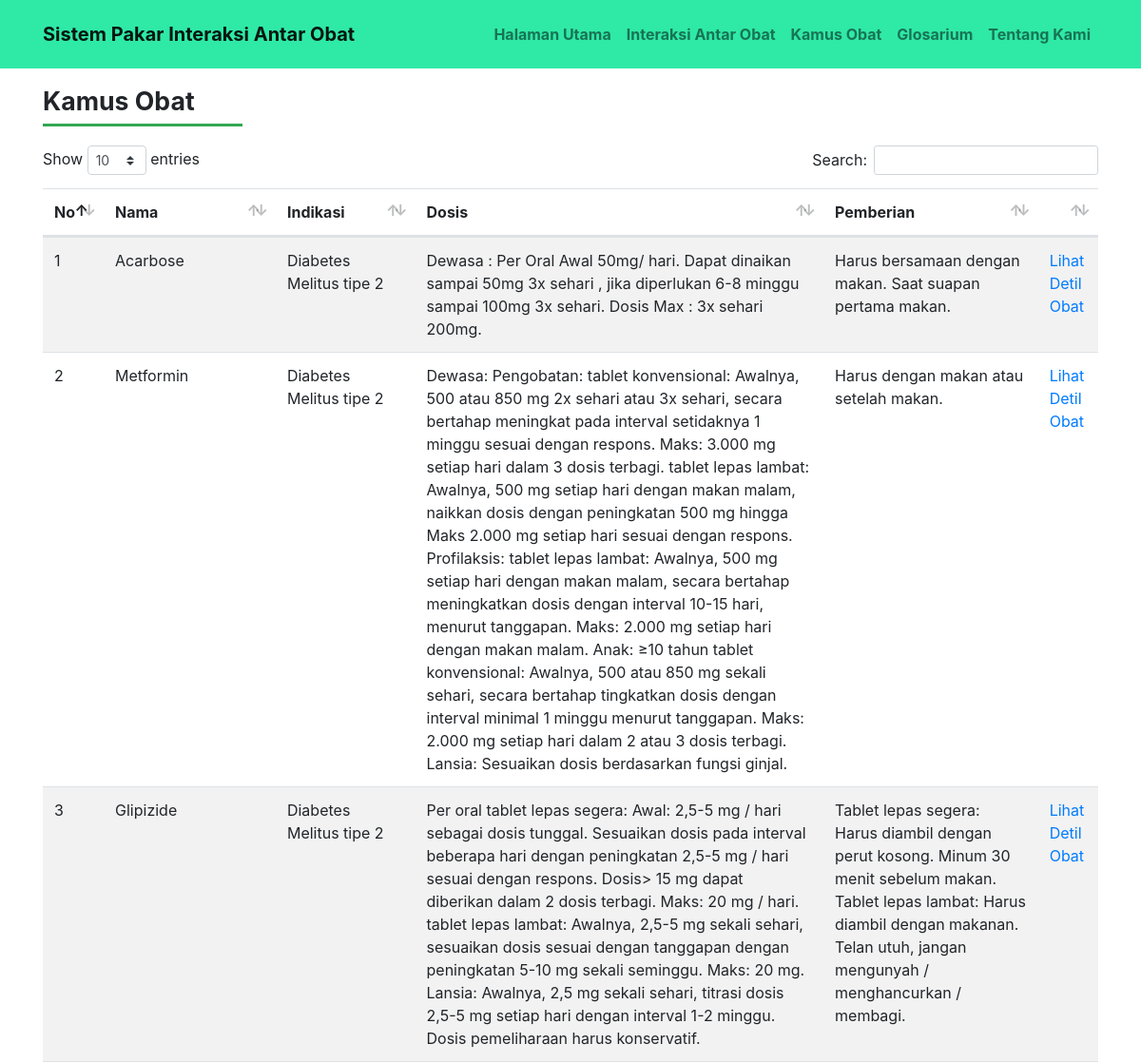
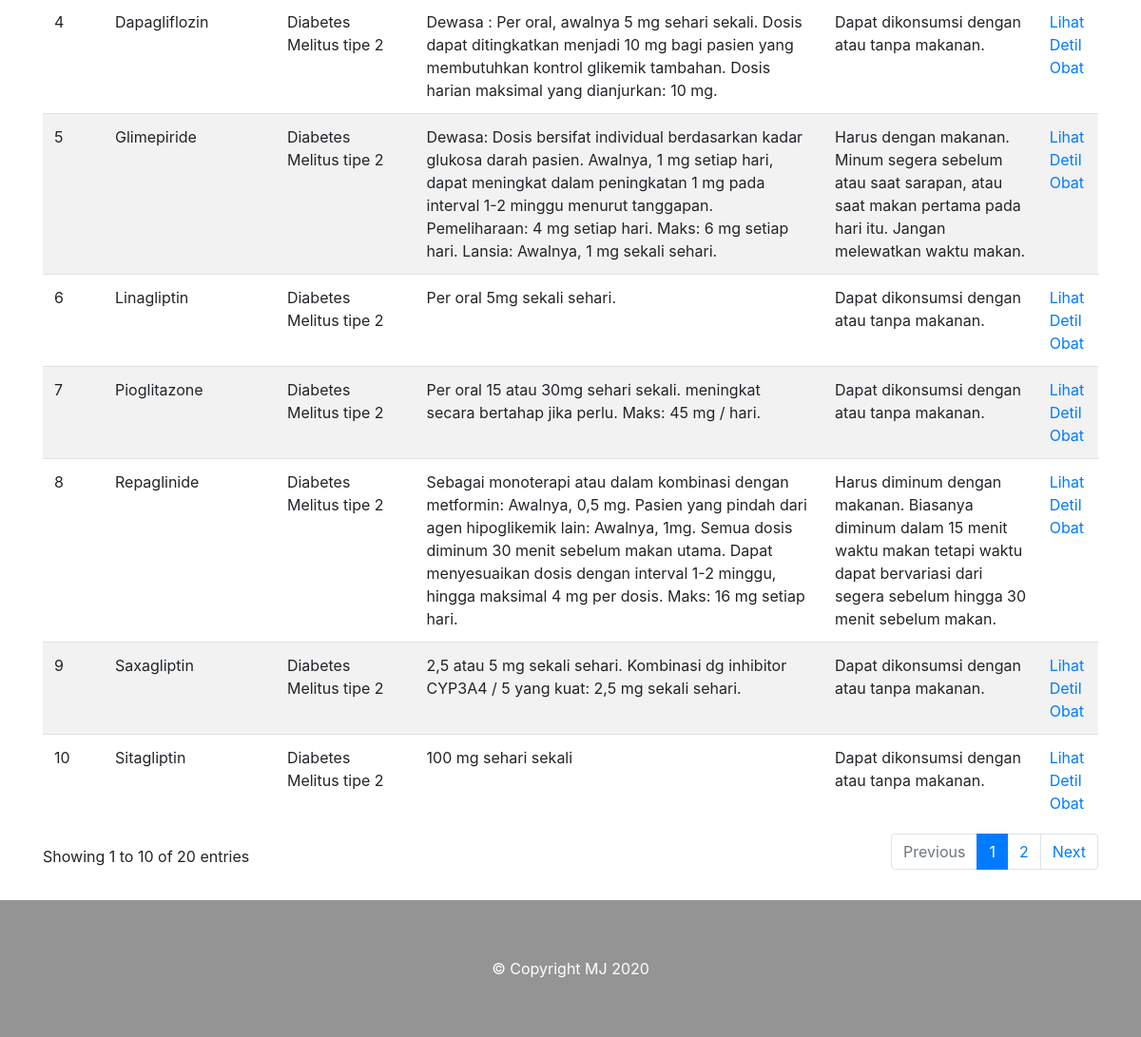
The page /kamus.php on the database its author committed (2 pictures, top to bottom).
### tables this page shows
CREATE TABLE `obat` (
  `kode_obat` int(11) NOT NULL,
  `nama_obat` varchar(20) NOT NULL,
  `gol_obat` varchar(25) NOT NULL,
  `indikasi` text NOT NULL,
  `dosis` text NOT NULL,
  `pemberian` text NOT NULL,
  `kontraindikasi` text NOT NULL,
  `efeksamping` text NOT NULL,
  `hamilbusui` text NOT NULL,
  `interaksi_obat` text NOT NULL,
  `mekanisme_obat` text NOT NULL
);

### kamus.php (the view)
<?php include_once "_part/header.php" ?>
	<?php
		include './_part/koneksi.php';
	?>
  <div class="container">
    <div class="content">
      <h1 class="judul">Kamus Obat</h1>
		  <hr class="garis-judul"/>
    	<table id="tabel-kamus" class="table table-striped">
        <thead>
        	<tr>
        		<th>No</th>
        		<th>Nama</th>
        		<th>Indikasi</th>
        		<th>Dosis</th>
        		<th>Pemberian</th>
            <th></th>
        	</tr>
        </thead>
        <tbody>
      	<?php
        $sql = "SELECT * FROM obat";
        $row = $koneksi->prepare($sql);
        $row->execute();
        $hasil = $row->fetchAll(PDO::FETCH_OBJ);
      	$no = 0;
      	foreach($hasil as $isi){
          $no++;
      	?>
        	<tr>
        		<td><?php echo $no; ?></td>
        		<td><?php echo $isi->nama_obat; ?></td>
        		<td><?php echo $isi->indikasi; ?></td>
        		<td><?php echo $isi->dosis; ?></td>
        		<td><?php echo $isi->pemberian; ?></td>
        		<td><a href="detil.php?kode_obat=<?php echo $isi->kode_obat; ?>">Lihat Detil Obat</a></td>
          	</tr>
        	<?php } ?>
        </tbody>
    	</table>
    </div>
  </div>
<?php include_once "_part/footer.php" ?>

### assets/css/style.css (style rules this page uses)
html { scroll-behavior: smooth; }
.content { padding: 30px 0; }
.content .judul { margin-top: 60px; font-size: 20pt; font-weight: bold; }
.content .garis-judul { width: 210px; padding-bottom: 20px; margin: 0; border-top: 3px solid #32a852; }

### rows shown on the page
obat: nama_obat "Acarbose", indikasi "Diabetes Melitus tipe 2", dosis "Dewasa : Per Oral Awal 50mg/ hari. Dapat dinaikan sampai 50mg 3x sehari , jika diperlukan 6-8 minggu sampai 100mg 3x sehari. Dosis Max : 3x sehari 200mg.", pemberian "Harus bersamaan dengan makan. Saat suapan pertama makan."
obat: nama_obat "Metformin", indikasi "Diabetes Melitus tipe 2", dosis "Dewasa: Pengobatan: tablet konvensional: Awalnya, 500 atau 850 mg 2x sehari atau 3x sehari, secara bertahap meningkat pada interval setidaknya 1 minggu sesuai dengan respons. Maks: 3.000 mg setiap hari dalam 3 dosis terbagi. tablet lepas lambat: Awalnya, 500 mg setiap hari dengan makan malam, naikkan dosis dengan peningkatan 500 mg hingga Maks 2.000 mg setiap hari sesuai dengan respons. Profilaksis: tablet lepas lambat: Awalnya, 500 mg setiap hari dengan makan malam, secara bertahap meningkatkan dosis dengan interval 10-15 hari, menurut tanggapan. Maks: 2.000 mg setiap hari dengan makan malam. Anak: ≥10 tahun tablet konvensional: Awalnya, 500 atau 850 mg sekali sehari, secara bertahap…", pemberian "Harus dengan makan atau setelah makan."
obat: nama_obat "Glipizide", indikasi "Diabetes Melitus tipe 2", dosis "Per oral tablet lepas segera: Awal: 2,5-5 mg / hari sebagai dosis tunggal. Sesuaikan dosis pada interval beberapa hari dengan peningkatan 2,5-5 mg / hari sesuai dengan respons. Dosis> 15 mg dapat diberikan dalam 2 dosis terbagi. Maks: 20 mg / hari. tablet lepas lambat: Awalnya, 2,5-5 mg sekali sehari, sesuaikan dosis sesuai dengan tanggapan dengan peningkatan 5-10 mg sekali seminggu. Maks: 20 mg. Lansia: Awalnya, 2,5 mg sekali sehari, titrasi dosis 2,5-5 mg setiap hari dengan interval 1-2 minggu. Dosis pemeliharaan harus konservatif.", pemberian "Tablet lepas segera: Harus diambil dengan perut kosong. Minum 30 menit sebelum makan. Tablet lepas lambat: Harus diambil dengan makanan. Telan utuh, jangan mengunyah / menghancurkan / membagi."
obat: nama_obat "Dapagliflozin", indikasi "Diabetes Melitus tipe 2", dosis "Dewasa : Per oral, awalnya 5 mg sehari sekali. Dosis dapat ditingkatkan menjadi 10 mg bagi pasien yang membutuhkan kontrol glikemik tambahan. Dosis harian maksimal yang dianjurkan: 10 mg.", pemberian "Dapat dikonsumsi dengan atau tanpa makanan."
obat: nama_obat "Glimepiride", indikasi "Diabetes Melitus tipe 2", dosis "Dewasa: Dosis bersifat individual berdasarkan kadar glukosa darah pasien. Awalnya, 1 mg setiap hari, dapat meningkat dalam peningkatan 1 mg pada interval 1-2 minggu menurut tanggapan. Pemeliharaan: 4 mg setiap hari. Maks: 6 mg setiap hari. Lansia: Awalnya, 1 mg sekali sehari.", pemberian "Harus dengan makanan. Minum segera sebelum atau saat sarapan, atau saat makan pertama pada hari itu. Jangan melewatkan waktu makan."
obat: nama_obat "Linagliptin", indikasi "Diabetes Melitus tipe 2", dosis "Per oral 5mg sekali sehari.", pemberian "Dapat dikonsumsi dengan atau tanpa makanan."
obat: nama_obat "Pioglitazone", indikasi "Diabetes Melitus tipe 2", dosis "Per oral 15 atau 30mg sehari sekali. meningkat secara bertahap jika perlu. Maks: 45 mg / hari.", pemberian "Dapat dikonsumsi dengan atau tanpa makanan."
obat: nama_obat "Repaglinide", indikasi "Diabetes Melitus tipe 2", dosis "Sebagai monoterapi atau dalam kombinasi dengan metformin: Awalnya, 0,5 mg. Pasien yang pindah dari agen hipoglikemik lain: Awalnya, 1mg. Semua dosis diminum 30 menit sebelum makan utama. Dapat menyesuaikan dosis dengan interval 1-2 minggu, hingga maksimal 4 mg per dosis. Maks: 16 mg setiap hari.", pemberian "Harus diminum dengan makanan. Biasanya diminum dalam 15 menit waktu makan tetapi waktu dapat bervariasi dari segera sebelum hingga 30 menit sebelum makan."
obat: nama_obat "Saxagliptin", indikasi "Diabetes Melitus tipe 2", dosis "2,5 atau 5 mg sekali sehari. Kombinasi dg inhibitor CYP3A4 / 5 yang kuat: 2,5 mg sekali sehari.", pemberian "Dapat dikonsumsi dengan atau tanpa makanan."
obat: nama_obat "Sitagliptin", indikasi "Diabetes Melitus tipe 2", dosis "100 mg sehari sekali", pemberian "Dapat dikonsumsi dengan atau tanpa makanan."
